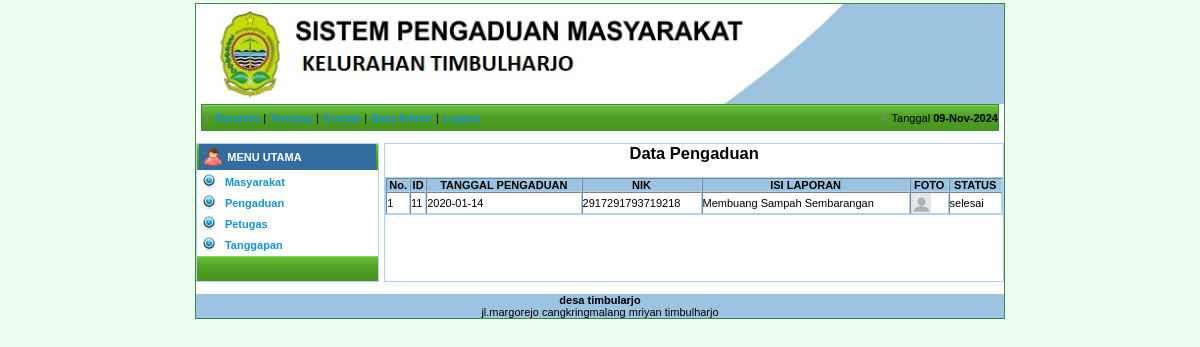
Screenshot of /data/pengaduan/pengaduan.php with the database file from the repository.
### tables this page shows
CREATE TABLE IF NOT EXISTS `pengaduan` (
  `id_pengaduan` int(11) NOT NULL,
  `tgl_pengaduan` date NOT NULL,
  `nik` char(16) NOT NULL,
  `isi_laporan` text NOT NULL,
  `foto` varchar(255) NOT NULL,
  `status` enum('0','proses','selesai') NOT NULL
);

### data/pengaduan/pengaduan.php (the view, shortened to what this page needs)
<html>
<head>
<link href="../../css/style.css" rel="stylesheet" type="text/css">
<body topmargin="3">
<table width="798" class="border" border="0" align="center" cellpadding="0" cellspacing="0">
  <tr bgcolor="#FFFFFF">
    <td colspan="3" bgcolor="#009900"><img src="../../gambar/header1.jpg" height="100"></td>
  </tr>
  <tr bgcolor="#FFFFFF">
    <td colspan="3"><table width="798" class="border" bordercolor="#009999" align="center" cellpadding="0" cellspacing="0">
      <tr class="ListBack">
        <td width="597" height="25" valign="middle" ><img src="../../gambar/ikon.png" width="9" height="9">
          <a href="../../index.php" target="_self" class="katlink">Beranda</a> |
          <a href="../../tentang.php" target="_self" class="katlink">Tentang</a> |
          <a href="../../kontak.php" target="_self" class="katlink">Kontak</a> |
          <a href="data/masyarakat/masyarakat.php" target="_self" class="katlink">Data Admin</a> |
          <a href="../../logout.php" target="_self" class="katlink">Logout</a>
        </td>
        <td width="199" align="right">&nbsp;<img src="../../gambar/ikon.png" width="9" height="9"><b>
        </b> Tanggal <b><?php echo date('d-M-Y');?></b></td>
      </tr>
    </table></td>
  </tr>
  <tr bgcolor="#FFFFFF">
    <td width="181">&nbsp;</td>
    <td width="5">&nbsp;</td>
    <td width="610">&nbsp;</td>
  </tr>
  <tr bgcolor="#FFFFFF">
    <td align="center" valign="top">
  <table width="100%" class="BorderUtama" border="0" cellpadding="0" cellspacing="0">
    <tr align="center" class="ListBack">
          <td width="167" height="25" class="HEAD" align="left">
       <table width="98%" border="0" align="center" cellpadding="0" cellspacing="0" >
          <tr>
          <td width="16%" height="26" align="center" bgcolor="#336CA1" ><img src="../../gambar/user_red.png" width="20" height="20"></td>
          <td width="84%" bgcolor="#336CA1" class="HEAD"><strong>MENU UTAMA</strong></td>
        </tr>
      </table>      </td>
        </tr>
    <tr>
          <td height="18" align="center" valign="top" bgcolor="#FFFFFF" >
        <table width="98%" border="0" align="center" cellpadding="2" cellspacing="2"  >
          <tr>
          <td width="8%"><img src="../../gambar/shutdown.png" width="15" height="15"></td>
          <td width="92%"><a href="../masyarakat/masyarakat.php" target="_self" class="katlink">Masyarakat</a></td>
        </tr>
        <tr>
          <td width="8%"><img src="../../gambar/shutdown.png" width="15" height="15"></td>
          <td width="92%"><a class="katlink" href="pengaduan.php">Pengaduan</a></td>
        </tr>
        <tr>
          <td><img src="../../gambar/shutdown.png" width="15" height="15"></td>
          <td><a href="../petugas/petugas.php" target="_self" class="katlink">Petugas</a></td>
          </tr>
        <tr>
          <td><img src="../../gambar/shutdown.png" width="15" height="15"></td>
          <td><a href="../tanggapan/tanggapan.php" target="_self" class="katlink">Tanggapan</a></td>
          </tr>
        </table>
        </tr>
        <tr align="center" class="ListBack">
          <td width="167" height="25" class="HEAD" align="left" valign="middle" >&nbsp;     </td>
        </tr>
      </table></td>
    <td>&nbsp;</td>
    <td width="610" valign="top" bgcolor="#FFFFFF" class="BorderUtama">
      <h2>Data Pengaduan</h2>
        <table width="100%" class="BorderUtama" border="1" cellpadding="0" cellspacing="0">
          <tr>
            <th>No.</th>
            <th>ID</th>
            <th>TANGGAL PENGADUAN</th>
            <th>NIK</th>
            <th>ISI LAPORAN</th>
            <th>FOTO</th>
            <th>STATUS</th>
          </tr>
            <?php
              $query = mysql_query("SELECT * FROM pengaduan ORDER BY id_pengaduan DESC") or die(mysql_error());
              if(mysql_num_rows($query) == 0){ ?>
                <tr><td colspan="8" align="center">Tidak ada data</td></tr>
              <?php }
              else{
                $no =1;
                while($data = mysql_fetch_assoc($query)){
                ?>
              <tr>
                <td class="garis"><?php echo $no ?></td>
                <td class="garis"><?php echo $data['id_pengaduan'] ?></td>
                <td class="garis"><?php echo $data['tgl_pengaduan'] ?></td>
                <td class="garis"><?php echo $data['nik'] ?></td>
                <td class="garis"><?php echo $data['isi_laporan'] ?></td>
                <td class="garis"><img src="gambar/<?php echo $data['foto'] ?>"></td>
                <td class="garis"><?php echo $data['status'] ?></td>
                </td>
              </tr>
              <?php
              $no++;
              }}
             ?>
        </table>
  <tr bgcolor="#FFFFFF">
    <td>&nbsp;</td>
    <td>&nbsp;</td>
    <td>&nbsp;</td>
  </tr>
  <tr bgcolor="#FFFFFF">
    <td colspan="3" align="center" bgcolor="#9CC4E0"><span class="FOOT"><strong>desa timbularjo</strong><br />
jl.margorejo cangkringmalang mriyan timbulharjo</span></td>
  </tr>
</body>
</html>

### css/style.css (style rules this page uses)
BODY { background-color :#EFFFEF; font-family:Tahoma, Arial, Helvetica, sans-serif; font-size:11px; background-image:url(../images/background.jpg); background-repeat:repeat; }
h2 { text-align: center; }
.border { border: 1px solid #3B884B; }
.BorderUtama { border: 1px solid #AFD2ED; }
TR.ListBack { background:url(../images/list.png); background-repeat:repeat; }
TD { font-family :Tahoma, Arial, Helvetica, sans-serif; font-size : 11px; }
TH { font-family :Tahoma, Arial, Helvetica, sans-serif; font-size : 11px; background-color:#9CC4E0; }
TD.HEAD { font-family : Tahoma, Arial, Helvetica, sans-serif; font-size : 11px; COLOR: #FFFFFF; }
a:link { color: #1294d2; text-decoration: none; }
A.katlink:link { PADDING-RIGHT: 1px; PADDING-LEFT: 1px; FONT-WEIGHT: bold; FONT-SIZE: 11px; PADDING-BOTTOM: 1px; COLOR: #1294d2; PADDING-TOP: 1px; FONT-FAMILY: arial }

### rows the page displays
pengaduan: id_pengaduan "11", tgl_pengaduan "2020-01-14", nik "2917291793719218", isi_laporan "Membuang Sampah Sembarangan", foto (picture), status "selesai"
